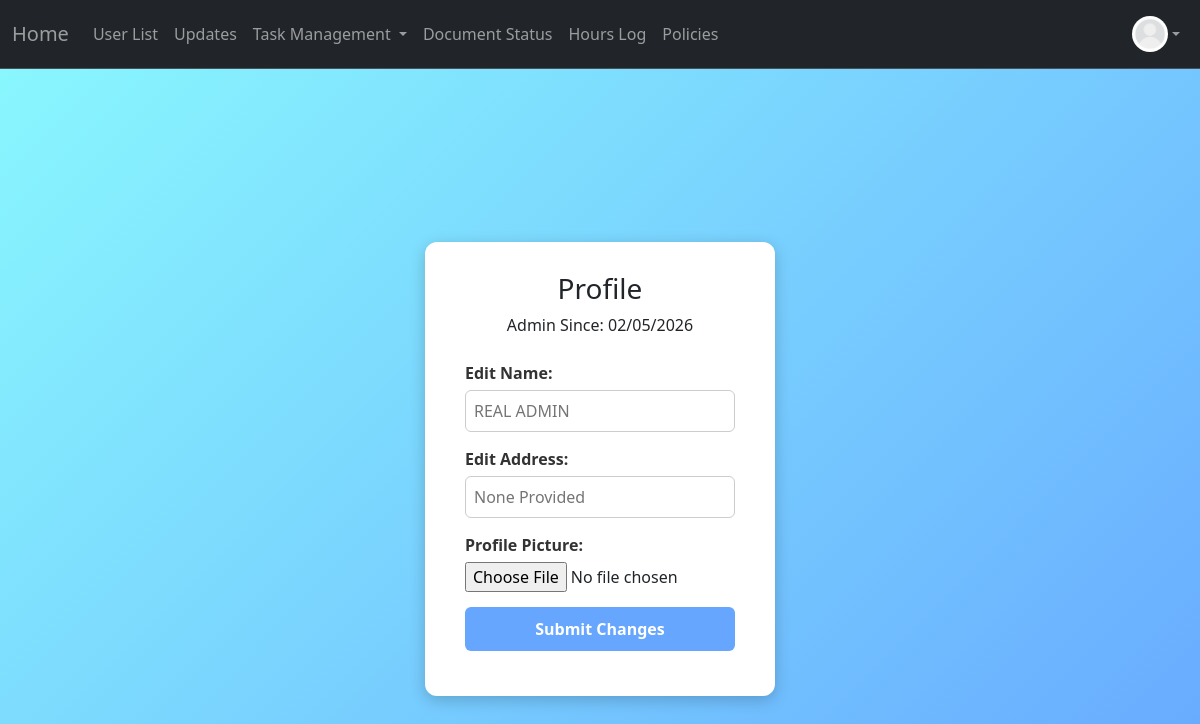
The app's page /edit/profile (signed in) with its own data.
### project/models.py (models this page shows, shortened)
class User(db.Model, UserMixin):
    __tablename__ = 'users'
    id: Mapped[int] = mapped_column(primary_key=True)
    name: Mapped[str] = mapped_column()
    email: Mapped[str] = mapped_column(unique=True)
    address: Mapped[str] = mapped_column(default="None Provided")
    password_hash: Mapped[str] = mapped_column(db.String(128))
    date_created: Mapped[datetime] = mapped_column(DateTime, server_default=func.now())
    total_hours: Mapped[float] = mapped_column(default=0.0)
    picture: Mapped[str] = mapped_column(default="default.jpeg")
    role: Mapped[str] = mapped_column(default="user")  # "user", "volunteer", " intern", "board"
    hours: Mapped[List["Hours"]] = relationship("Hours", back_populates="user", cascade="all, delete-orphan")
    documents: Mapped[List["Document"]] = relationship("Document", back_populates="user", cascade="all, delete-orphan")
    task_assignments: Mapped[List["TaskAssignment"]] = relationship(
        "TaskAssignment",
        back_populates="user",
        cascade="all, delete-orphan"
    )

### app.py (the view, shortened to what this page needs)
@login_required
@app.route("/edit/profile", methods=["GET", "POST"])
def edit_profile():
    form = EditProfile()  # Create form to edit profile
    return render_template("edit_profile.html", form = form)

### project/forms.py
class EditProfile(FlaskForm):
    name = StringField("Edit Name: ")
    address = StringField("Edit Address: ")
    picture = FileField("Profile Picture: ", validators=[Optional(), FileAllowed(['jpg', 'jpeg', 'png', 'gif'], 'Images only!')])
    submit = SubmitField("Submit Changes")

### app.py (called while the page is built)
@app.context_processor
def inject_now():
    return {
        'now': datetime.now,
        'today': date.today
    }

### project/models.py (called while the page is built)
@login_manager.user_loader
def load_user(user_id):
    return User.query.get(user_id)

### project/templates/edit_profile.html (shortened to what this page needs)
{% extends "base.html" %}
{% block content %}
    <div id="Auth_Page">
            <div id="Alignment">
                <h3>Profile</h3>
                <div class="member-since">
                    <label>{{current_user.role | capitalize}} Since: </label>
                    <time datetime="{{ current_user.date_created.isoformat() }}">
                        {{ current_user.date_created.strftime('%m/%d/%Y') }}
                    </time>
                </div>
                <br>
                <div id="Inner_Content">
                    <form method="POST" action="{{ url_for('edit_profile') }}" enctype="multipart/form-data">
                        <div> {{ form.name.label }} {{ form.name(placeholder=current_user.name) }} </div>
                        <div> {{ form.address.label }} {{ form.address(placeholder=current_user.address) }} </div>
                        <div> {{ form.picture.label }} {{ form.picture() }} </div>
                        <div>{{ form.submit() }}</div>
                    </form>
                </div>
            </div>
        </div>
{% endblock %}

### project/templates/base.html (shortened to what this page needs)
<!DOCTYPE html>
<html>
  <head>
    <link href="https://cdn.jsdelivr.net/npm/bootstrap@5.3.8/dist/css/bootstrap.min.css" rel="stylesheet">
  </head>
  <body>
    <nav class="navbar navbar-expand bg-dark border-bottom border-body" data-bs-theme="dark">
      <div class="container-fluid d-flex">
        <a class="navbar-brand" id="home-link"
            href="{% if current_user.is_authenticated and current_user.role == 'admin' %}
              {{ url_for('admin_dashboard') }}
            {% elif current_user.is_authenticated and current_user.role == 'board' %}
              {{ url_for('board_dashboard') }}
            {% elif current_user.is_authenticated and current_user.role == 'volunteer' %}
                {{ url_for('volunteer_dashboard') }}
            {% elif current_user.is_authenticated and current_user.role == 'intern' %}
                {{ url_for('intern_dashboard') }}
            {% else %}
              {{ url_for('user_dashboard') }}
          {% endif %}">
          Home
        </a>
        <ul class="navbar-nav mb-2 mb-lg-0 d-flex flex-row">
          {% if current_user.is_authenticated and current_user.role != 'user' %}
            {% if current_user.role == 'admin' or current_user.role == 'board' %}
              <li class="nav-item">
                <a class="nav-link" href="{{ url_for('user_list') }}">User List</a>
              </li>
              <li class="nav-item">
              <a class="nav-link"
              href="{{ url_for('notification') }}">
                  Updates </a>
              </li>
                <li class="nav-item dropdown">
                  <a class="nav-link dropdown-toggle" href="#" id="taskDropdown" role="button" aria-expanded="false">
                    Task Management
                  </a>
                </li>
            {% else %}
                <li class="nav-item">
                  <a class="nav-link" href="{{ url_for('my_tasks') }}">Tasks Status</a>
                </li>
            {% endif %}
            <li class="nav-item">
              <a class="nav-link" href="{{ url_for('document_status') }}">Document Status</a>
            </li>
            <li class="nav-item">
              <a class="nav-link"
              href="{{ url_for('hours_log') }}">
                  Hours Log </a>
            </li>
            <li class="nav-item">
              <a class="nav-link"
              href="{{ url_for('policies') }}">
                  Policies </a>
            </li>
          {% endif %}
        </ul>
        {% if current_user.is_authenticated %}
        <ul class="navbar-nav ms-auto mb-2 mb-lg-0">
          <li class="nav-item dropdown">
            <a class="nav-link d-flex align-items-center dropdown-toggle" href="#" id="profileDropdown" role="button" aria-expanded="false">
              <img src="{{ url_for('static', filename='profile_pics/' ~ current_user.picture ) }}" alt="Profile" style="height:36px;width:36px;border-radius:50%;">
            </a>
          </li>
        </ul>
        {% endif %}
      </div>
    </nav>
    {% block content %}
    {% endblock %}
  </body>
</html>

### project/templates/base.html (style rules this page uses)
#Auth_Page { display: flex; justify-content: center; align-items: center; height: 100vh; background: linear-gradient(135deg, #89f7fe 0%, #66a6ff 100%); }
#Auth_Page #Alignment { background: #ffffff; padding: 30px 40px; border-radius: 12px; box-shadow: 0 4px 16px rgba(0,0,0,0.2); width: 350px; text-align: center; }
#Auth_Page #Inner_Content { text-align: left; }
#Auth_Page form div { display: flex; flex-direction: column; margin-bottom: 15px; }
#Auth_Page form label { margin-bottom: 5px; font-weight: bold; color: #333; }
#Auth_Page form input[type="text"], #Auth_Page form input[type="email"], #Auth_Page form input[type="password"] { padding: 8px; border: 1px solid #ccc; border-radius: 6px; width: 100%; box-sizing: border-box; }
#Auth_Page form input[type="submit"], #Auth_Page button { width: 100%; padding: 10px; background-color: #66a6ff; border: none; border-radius: 6px; color: white; font-weight: bold; cursor: pointer; transition: background 0.2s; }
.dropdown { position: relative; display: inline-block; }
.navbar-brand { color: rgba(255,255,255,0.55) !important; }
.navbar-nav .nav-link { color: rgba(255,255,255,0.55) !important; }

### records on screen
User: picture (placeholder picture), role "Admin", date_created "02/05/2026"
